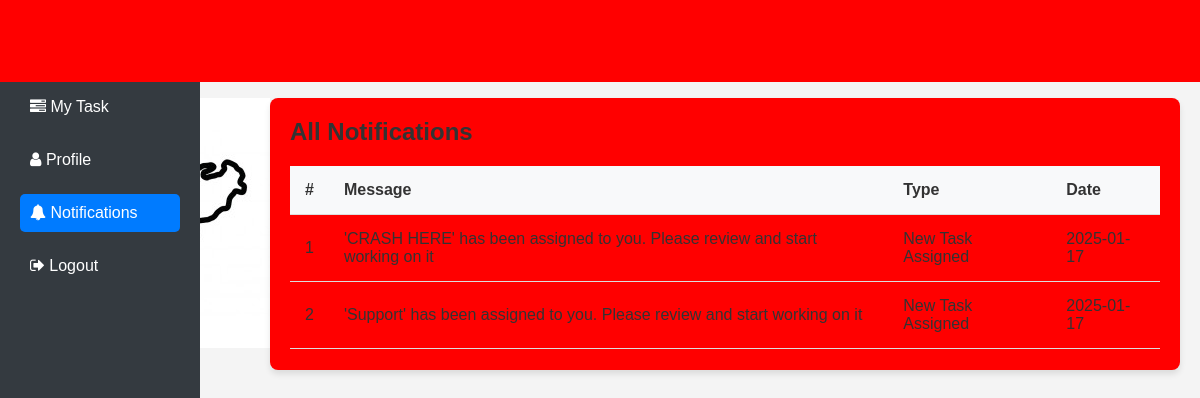
/notifications.php (signed in), run on the app's committed database.
### tables this page shows
CREATE TABLE `notifications` (
  `id` int(11) NOT NULL,
  `message` text NOT NULL,
  `recipient` int(11) NOT NULL,
  `type` varchar(50) NOT NULL,
  `date` date NOT NULL DEFAULT current_timestamp(),
  `is_read` tinyint(1) DEFAULT 0
);

### app/Model/Notification.php (called while the page is built, shortened)
<?php
function get_all_my_notifications($conn, $id){
	$sql = "SELECT * FROM notifications WHERE recipient=?";
	$stmt = $conn->prepare($sql);
	$stmt->execute([$id]);
	if($stmt->rowCount() > 0){
		$notifications = $stmt->fetchAll();
	}else $notifications = 0;
	return $notifications;
}

### notifications.php (the view, shortened to what this page needs)
<?php
if (isset($_SESSION['role']) && isset($_SESSION['id'])) {
    include "DB_connection.php";
    include "app/Model/Notification.php";
    $notifications = get_all_my_notifications($conn, $_SESSION['id']);
 ?>
<!DOCTYPE html>
<html>
<head>
	<link rel="stylesheet" href="https://stackpath.bootstrapcdn.com/font-awesome/4.7.0/css/font-awesome.min.css">
	<link rel="stylesheet" href="css/style2.css">
</head>
<body>
	<?php include "inc/header.php" ?>
	<div class="body">
		<?php include "inc/nav.php" ?>
		<section class="section-1">
			<h4 class="title">All Notifications</h4>
			<?php if ($notifications != 0) { ?>
			<table class="main-table">
				<tr>
					<th>#</th>
					<th>Message</th>
					<th>Type</th>
					<th>Date</th>
				</tr>
				<?php $i=0; foreach ($notifications as $notification) { ?>
				<tr>
					<td><?=++$i?></td>
					<td><?=$notification['message']?></td>
					<td><?=$notification['type']?></td>
					<td><?=$notification['date']?></td>
				</tr>
			   <?php	} ?>
			</table>
		<?php }else { ?>
			<h3>You have zero notification</h3>
		<?php  }?>
		</section>
	</div>
</body>
</html>
<?php }else{
   $em = "First login";
   header("Location: login.php?error=$em");
   exit();
}
 ?>

### css/style2.css (style rules this page uses)
* { margin: 0; padding: 0; box-sizing: border-box; font-family: 'Arial', sans-serif; }
body { background-color: #f4f4f4; color: #333; font-size: 16px; }
body > .body { margin-top: 60px; display: flex; }
.body { display: flex; padding: 20px; flex-grow: 1; }
.section-1 { flex-grow: 1; padding: 20px; background-color: red; box-shadow: 0 4px 6px rgba(0, 0, 0, 0.1); border-radius: 8px; }
.title, .title-2 { font-size: 24px; margin-bottom: 15px; color: #333; font-weight: bold; }
.main-table { width: 100%; border-collapse: collapse; margin-top: 20px; }
.main-table th, .main-table td { padding: 15px; text-align: left; border-bottom: 1px solid #ddd; }
.main-table th { background-color: #f8f9fa; font-weight: bold; }

### data on the page
notifications: message "'CRASH HERE' has been assigned to you. Please review and start working on it", type "New Task Assigned", date "2025-01-17"
notifications: message "'Support' has been assigned to you. Please review and start working on it", type "New Task Assigned", date "2025-01-17"
